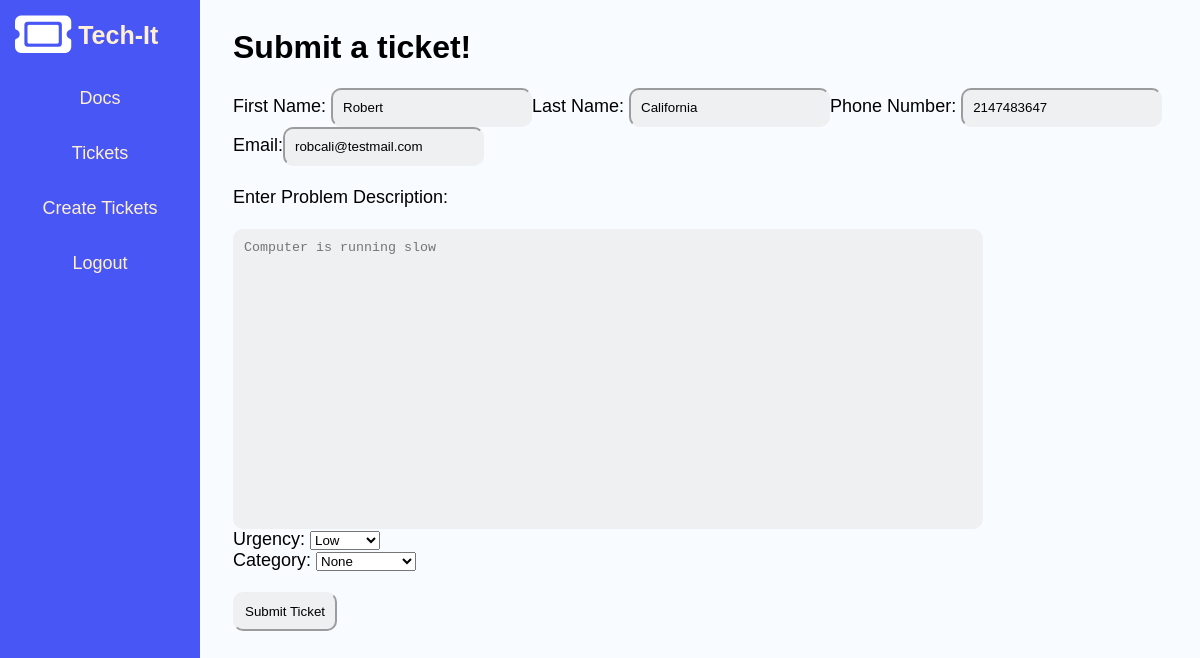
Screenshot of /createTicket.php (signed in) with the database file from the repository.
### tables this page shows
CREATE TABLE if not EXISTS `user`(
  `UserID` int (8) NOT NULL,
  `Password` varchar(64) NOT NULL,
  `Fname` varchar(64) NOT NULL,
  `Lname` varchar(64) NOT NULL,
  `Phone` int(11) NOT NULL,
  `Email` varchar(64) NOT NULL,
  `UserType` enum ('user','tech','admin') NOT NULL,
  Primary Key(UserID)
);

### createTicket.php (the view, shortened to what this page needs)
<html lang="en">
<head>
    <link rel="stylesheet" href="style.css">
</head>
<body>
    <?php include ("menu.php")?>
<div class="createTicket">
        <div>
            <div class="title">
                <h1>Submit a ticket!</h1>
            </div>
            <div class="container">
                <form action="createTicket.php" method="post">
                    <div class="ep">
                        <div class="">
                            <?php
                                if (isset($_SESSION["User_ID"])) {
                                    $User_ID = $_SESSION["User_ID"];
                                    $servername = "localhost";
                                    $useraccount = "admin";
                                    $password = "admin";
                                    $dbname = "cs410_final";
                                    $conn = new mysqli($servername, $useraccount, $password, $dbname);
                                    $stmt = $conn->prepare("SELECT Fname FROM user WHERE UserID = ?");
                                    $stmt->bind_param("i", $User_ID);
                                    $stmt->execute();
                                    $stmt->bind_result($Fname);
                                    echo '<label for="Fname">First Name: </label>';
                                    echo '<input type="text" id="Fname" name="Fname" value="' . $Fname . '" readonly>';
                                    $stmt = $conn->prepare("SELECT Lname FROM user WHERE UserID = ?");
                                    $stmt->bind_param("i", $User_ID);
                                    $stmt->execute();
                                    $stmt->bind_result($Lname);
                                    echo '<label for="Lname">Last Name: </label>';
                                    echo '<input type="text" id="Lname" name="Lname" value="' . $Lname . '" readonly>';
                                    $stmt = $conn->prepare("SELECT phone FROM user WHERE UserID = ?");
                                    $stmt->bind_param("i", $User_ID);
                                    $stmt->execute();
                                    $stmt->bind_result($phone);
                                    echo '<label for="email">Phone Number: </label>';
                                    echo '<input type="tel" id="phone" name="phone" value="' . $phone . '" readonly>';
                                    $stmt = $conn->prepare("SELECT Email FROM user WHERE UserID = ?");
                                    $stmt->bind_param("i", $User_ID);
                                    $stmt->execute();
                                    $stmt->bind_result($email);
                                    echo '<label for="email">Email:</label>';
                                    echo '<input type="email" id="email" name="email" value="' . $email . '" readonly>';
                                }
                            ?>
                        </div>
                    </div>
                    <br>
                    <div>
                    <label for="pDrescription">Enter Problem Description:</label>
                    <br>
                    <br>
                    <textarea id="pDrescription" name="pDrescription" required placeholder="Computer is running slow"></textarea>
            </div>
            <div>
             <label for="Importance">Urgency: </label>
              <select id="importance" name="importance">
                    <option value="Low">Low</option>
                </select>
             <br>
             <label for="Category">Category: </label>
             <select id="category" name="category">
                    <option value="none">None</option>
                </select>
            </div>
            <br>
            <input type="submit" class="inputBtn" value="Submit Ticket">
            </form>
            <br>
        </div>
</div>
</body>
</html>

### style.css (style rules this page uses)
html { background: #f8fbff; font-family: 'Lucida Sans', 'Lucida Sans Regular', 'Lucida Grande', 'Lucida Sans Unicode', Geneva, Verdana, sans-serif; }
.title { padding-left: 200px; }
.createTicket input { border-radius: 10px; padding: 10px; background: #eff0f1; border-color: #eff0f1; }
.container { padding-left: 200px; font-size: 18px; text-align:left; }
.createTicket textarea { border-radius: 10px; padding: 10px; border: 1px solid #2d2d34; background: #eff0f1; height: 300px; width: 750px; resize: none; border-color: #eff0f1; }
.createTicket { padding-top: 0%; padding-left: 25px; display: flex; flex-direction: row; align-items: start; }

### rows the page displays
user: Fname "Robert", Lname "California", phone "2147483647", email "robcali@testmail.com"
